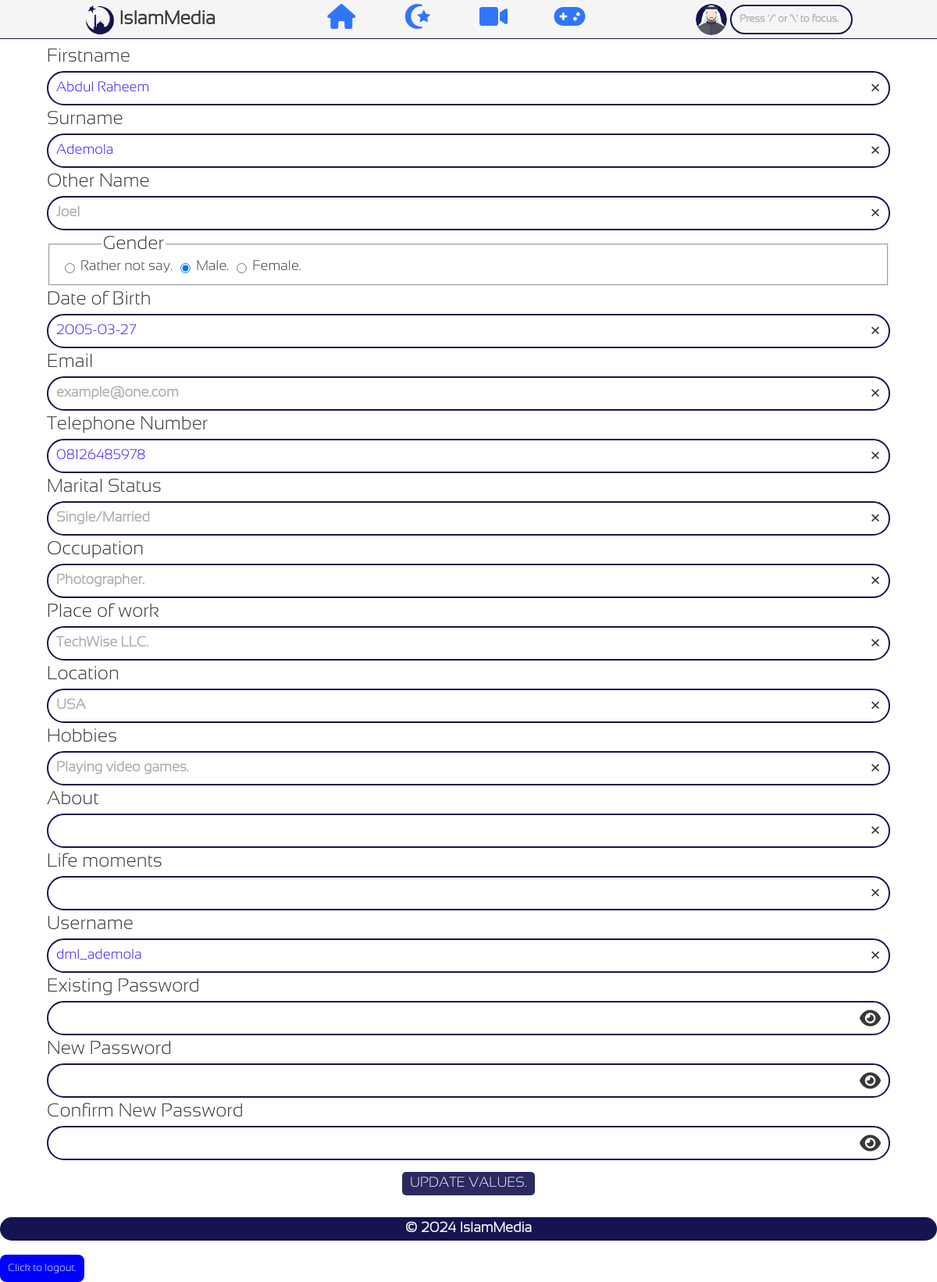
Screenshot of /edit_user_info.php (signed in) with the database file from the repository.
### tables this page shows
CREATE TABLE `users` (
  `userID` int(40) NOT NULL,
  `userImg` varchar(255) NOT NULL,
  `userName` varchar(255) NOT NULL,
  `passWord` varchar(255) NOT NULL,
  `firstName` varchar(255) NOT NULL,
  `surName` varchar(255) NOT NULL,
  `otherName` varchar(255) NOT NULL,
  `gender` varchar(40) NOT NULL,
  `dateOfBirth` date NOT NULL,
  `email` varchar(255) NOT NULL,
  `telephoneNumber` text NOT NULL,
  `maritalStatus` varchar(255) NOT NULL,
  `occupation` varchar(255) NOT NULL,
  `placeOfWork` varchar(255) NOT NULL,
  `location` varchar(255) NOT NULL,
  `hobbies` varchar(255) NOT NULL,
  `about` varchar(255) NOT NULL,
  `lifeMoments` text NOT NULL,
  `dateJoined` date NOT NULL DEFAULT current_timestamp(),
  `userType` varchar(255) NOT NULL DEFAULT 'user',
  `mailVerified` varchar(255) NOT NULL
);

### user_img.php (called while the page is built, shortened)
<?php
    $user_img = "uploads/profile_pics/" . sha1($_SESSION['islammedia_curr_user']);
    if (!file_exists($user_img)) {
        $stmt = $conn -> prepare("SELECT `gender` FROM `users` WHERE `userID`= ?;");
        $stmt -> bind_param("i", $_SESSION['islammedia_curr_user']);
        if ($stmt -> execute()) {
            $result = $stmt -> get_result();
        } else {
            $err = "Sorry, an error occurred, we are trying to fix it as soon as possible!";
            require("footer.php");
            exit;
        }
        if($result -> num_rows == 1) {
            while ($row = $result -> fetch_assoc()) {
                $gender = $row['gender'];
            }
        }
    }
?>

### edit_user_info.php (the view, shortened to what this page needs)
<?php
    require("connection.php");
    if($_SERVER['REQUEST_METHOD'] == "POST"){
        if (isset($_POST['firstname'])) {
            $firstname = sanitize_input($_POST['firstname']);
            $continue = 1;
        } else {
            $continue = 0;
        }
        if (isset($_POST['surname']) && $continue != 0) {
            $surname = sanitize_input($_POST['surname']);
            $continue = 1;
        } else {
            $continue = 0;
        }
        if (isset($_POST['other_name']) && $continue != 0) {
            $other_name = sanitize_input($_POST['other_name']);
            $continue = 1;
        } else {
            $continue = 0;
        }
        if (isset($_POST['gender']) && $continue != 0) {
            $gender = sanitize_input($_POST['gender']);
            $continue = 1;
        } else {
            $continue = 0;
        }
        if (isset($_POST['date_of_birth']) && $continue != 0) {
            $date_of_birth = sanitize_input($_POST['date_of_birth']);
            $continue = 1;
        } else {
            $continue = 0;
        }
        if (isset($_POST['email']) && $continue != 0) {
            $email = sanitize_input($_POST['email']);
            $continue = 1;
        } else {
            $continue = 0;
        }
        if (isset($_POST['telephone_number']) && $continue != 0) {
            $telephone_number = sanitize_input($_POST['telephone_number']);
            $continue = 1;
        } else {
            $continue = 0;
        }
        if (isset($_POST['marital_status']) && $continue != 0) {
            $marital_status = sanitize_input($_POST['marital_status']);
            $continue = 1;
        } else {
            $continue = 0;
        }
        if (isset($_POST['occupation']) && $continue != 0) {
            $occupation = sanitize_input($_POST['occupation']);
            $continue = 1;
        } else {
            $continue = 0;
        }
        if (isset($_POST['place_of_work']) && $continue != 0) {
            $place_of_work = sanitize_input($_POST['place_of_work']);
            $continue = 1;
        } else {
            $continue = 0;
        }
        if (isset($_POST['location']) && $continue != 0) {
            $location = sanitize_input($_POST['location']);
            $continue = 1;
        } else {
            $continue = 0;
        }
        if (isset($_POST['hobbies']) && $continue != 0) {
            $hobbies = sanitize_input($_POST['hobbies']);
            $continue = 1;
        } else {
            $continue = 0;
        }
        if (isset($_POST['about']) && $continue != 0) {
            $about = sanitize_input($_POST['about']);
            $continue = 1;
        } else {
            $continue = 0;
        }
        if (isset($_POST['life_moments']) && $continue != 0) {
            $life_moments = sanitize_input($_POST['life_moments']);
            $continue = 1;
        } else {
            $continue = 0;
        }
        if (isset($_POST['username']) && $continue != 0) {
            $username = sanitize_input($_POST['username']);
            $continue = 1;
        } else {
            $continue = 0;
        }
        if (isset($_POST['password']) && $continue != 0) {
            $password = sanitize_input($_POST['password'], FALSE);
            $continue = 1;
        } else {
            $continue = 0;
        }
        if (isset($_POST['npassword']) && $continue != 0) {
            $npassword = sanitize_input($_POST['npassword'], FALSE);
            $continue = 1;
        } else {
            $continue = 0;
        }
        if (isset($_POST['cpassword']) && $continue != 0) {
            $cpassword = sanitize_input($_POST['cpassword'], FALSE);
            $continue = 1;
        } else {
            $continue = 0;
        }
        if (isset($continue) && $continue == 1) {
            check_firstname();
        } else {
            $err = "The server received an incomplete request!";
            get_user_data();
        }
    } else {
       get_user_data();
    }
    function sanitize_input($data, $trim = TRUE){
        if($trim === TRUE){
            $data = trim($data);
        }
        $data = htmlentities($data, ENT_QUOTES);
        return $data;
    }
    function get_user_data() {
        global $conn, $firstname, $surname, $other_name, $gender, $date_of_birth, $email, $telephone_number, $marital_status, $occupation, $place_of_work, $location, $hobbies, $about, $life_moments, $username;
        $stmt = $conn -> prepare("SELECT `username`, `firstName`, `surName`, `otherName`, `gender`, `dateOfBirth`, `email`,`telephoneNumber`, `maritalStatus`, `occupation`, `placeOfWork`, `location`, `hobbies`, `about`, `lifeMoments` FROM `users` WHERE `userID`= ?;");
        $stmt -> bind_param("i", $_SESSION['islammedia_curr_user']);
        if($stmt -> execute()){
            $result = $stmt -> get_result();
        } else {
            $err = "Sorry, an error occurred, we are trying to fix it as soon as possible!";
            return;
        }
        if ($result -> num_rows == 1) {
            while ($row = $result->fetch_assoc()) {
                $firstname = $row['firstName'];
                $surname = $row['surName'];
                $other_name = $row['otherName'];
                $date_of_birth = $row['dateOfBirth'];
                $email = $row['email'];
                $telephone_number = $row['telephoneNumber'];
                $marital_status = $row['maritalStatus'];
                $occupation = $row['occupation'];
                $place_of_work = $row['placeOfWork'];
                $location = $row['location'];
                $hobbies = $row['hobbies'];
                $about = $row['about'];
                $life_moments = $row['lifeMoments'];
                $username = $row['username'];
            }
        } else {
            require('security.php');
            insert_suspect();
        }
    }
    require_once("header.php");
?>
    <form method="POST" action="<?php echo(sanitize_input($_SERVER['PHP_SELF'])); ?>" name="edit_profile" class="form1">
        <label for="firstname" class="label1">Firstname</label>
        <div class="input_div">
            <input type="text" class="input1" id="firstname" name="firstname" placeholder ="John" value="<?php if(isset($firstname)){ echo ($firstname);} ?>" autocomplete="off"/>
            <span class="post_input" onclick="empty_this(document.getElementById('firstname'))">&times;</span>
        </div>
        <label for="surname" class="label1">Surname</label>
        <div class="input_div">
            <input type="text" class="input1" id="surname" name="surname" placeholder ="Doe" value="<?php if(isset($surname)){ echo ($surname);} ?>" autocomplete="off"/>
            <span class="post_input" onclick="empty_this(document.getElementById('surname'))">&times;</span>
        </div>
        <label for="other_name" class="label1">Other Name</label>
        <div class="input_div">
            <input type="text" class="input1" id="other_name" name="other_name" placeholder ="Joel" value="<?php if(isset($other_name)){ echo ($other_name);} ?>" autocomplete="off"/>
            <span class="post_input" onclick="empty_this(document.getElementById('other_name'))">&times;</span>
        </div>
        <div class="div">
            <fieldset>
                <legend class="label1">Gender</legend>
                <div class="radio_input1">
                    <input type="radio" class="radio_input" id="rather_not_say" name="gender" value="r" <?php if((isset($gender) && $gender == "r") || empty($gender)){ echo ("checked"); } ?>/>
                    <label for="rather_not_say">Rather not say.</label>
                </div>
                <div class="radio_input1">
                    <input type="radio" class="radio_input" id="male" name="gender" value="m" <?php if(isset($gender) && $gender == "m"){ echo ("checked");} ?>/>
                    <label for="male">Male.</label>
                </div>
                <div class="radio_input1">
                    <input type="radio" class="radio_input" id="female" name="gender" value="f" <?php if(isset($gender) && $gender == "f"){ echo ("checked");} ?>/>
                    <label for="female">Female.</label>
                </div>
            </fieldset>
        </div>
        <label for="date_of_birth" class="label1">Date of Birth</label>
        <div class="input_div">
            <input type="text" class="input1" id="date_of_birth" name="date_of_birth" placeholder="DD-MM-YYYY or YYYY-MM-DD" value="<?php if(isset($date_of_birth)) {echo($date_of_birth);}; ?>" autocomplete="off"/>
            <span class="post_input" onclick="empty_this(document.getElementById('date_of_birth'))">&times;</span>
        </div>
        <label for="email" class="label1">Email</label>
        <div class="input_div">
            <input type="email" class="input1" id="email" name="email" placeholder="example@one.com" value="<?php if(isset($email)) {echo($email);}; ?>" autocomplete="off"/>
            <span class="post_input" onclick="empty_this(document.getElementById('email'))">&times;</span>
        </div>
        <label for="telephone_number" class="label1">Telephone Number</label>
        <div class="input_div">
            <input type="text" class="input1" id="telephone_number" name="telephone_number" placeholder="01**********56" value="<?php if(isset($telephone_number)) {echo($telephone_number);}; ?>" autocomplete="off"/>
            <span class="post_input" onclick="empty_this(document.getElementById('telephone_number'))">&times;</span>
        </div>
        <label for="marital_status" class="label1">Marital Status</label>
        <div class="input_div">
            <input type="text" class="input1" id="marital_status" name="marital_status" placeholder="Single/Married" value="<?php if(isset($marital_status)) {echo($marital_status);}; ?>" autocomplete="off"/>
            <span class="post_input" onclick="empty_this(document.getElementById('marital_status'))">&times;</span>
        </div>
        <label for="occupation" class="label1">Occupation</label>
        <div class="input_div">
            <input type="text" class="input1" id="occupation" name="occupation" placeholder="Photographer." value="<?php if(isset($occupation)) {echo($occupation);}; ?>" autocomplete="off"/>
            <span class="post_input" onclick="empty_this(document.getElementById('occupation'))">&times;</span>
        </div>
        <label for="place_of_work" class="label1">Place of work</label>
        <div class="input_div">
            <input type="text" class="input1" id="place_of_work" name="place_of_work" placeholder="TechWise LLC." value="<?php if(isset($place_of_work)) {echo($place_of_work);}; ?>" autocomplete="off"/>
            <span class="post_input" onclick="empty_this(document.getElementById('place_of_work'))">&times;</span>
        </div>
        <label for="location" class="label1">Location</label>
        <div class="input_div">
            <input type="text" class="input1" id="location" name="location" placeholder="USA" value="<?php if(isset($location)) {echo($location);}; ?>" autocomplete="off"/>
            <span class="post_input" onclick="empty_this(document.getElementById('location'))">&times;</span>
        </div>
        <label for="hobbies" class="label1">Hobbies</label>
        <div class="input_div">
            <input type="text" class="input1" id="hobbies" name="hobbies" placeholder="Playing video games." value="<?php if(isset($hobbies)) {echo($hobbies);}; ?>" autocomplete="off"/>
            <span class="post_input" onclick="empty_this(document.getElementById('hobbies'))">&times;</span>
        </div>
        <label for="about" class="label1">About</label>
        <div class="input_div">
            <input type="text" class="input1" id="about" name="about" placeholder="" value="<?php if(isset($about)) {echo($about);}; ?>" autocomplete="off"/>
            <span class="post_input" onclick="empty_this(document.getElementById('about'))">&times;</span>
        </div>
        <label for="life_moments" class="label1">Life moments</label>
        <div class="input_div">
            <input type="text" class="input1" id="life_moments" name="life_moments" placeholder="" value="<?php if(isset($life_moments)) {echo($life_moments);}; ?>" autocomplete="off"/>
            <span class="post_input" onclick="empty_this(document.getElementById('life_moments'))">&times;</span>
        </div>
        <label for="username" class="label1">Username</label>
        <div class="input_div">
            <input type="text" class="input1" id="username" name="username" placeholder="john_doe" value="<?php if(isset($username)) {echo($username);};?>" autocomplete="off"/>
            <span class="post_input" onclick="empty_this(document.getElementById('username'))">&times;</span>
        </div>
        <label for="password" class="label1">Existing Password</label>
        <div class="input_div">
            <input type="password" class="input1" id="password" name="password" value="" autocomplete="off"/>
            <span class="post_input icon1 icon" onclick="psw_vis(document.getElementById('password'), this)"></span>
        </div>
        <label for="npassword" class="label1">New Password</label>
        <div class="input_div">
            <input type="password" class="input1" id="npassword" name="npassword" value="" autocomplete="off"/>
            <span class="post_input icon1 icon" onclick="psw_vis(document.getElementById('npassword'), this)"></span>
        </div>
        <label for="cpassword" class="label1">Confirm New Password</label>
        <div class="input_div">
            <input type="password" class="input1" id="cpassword" name="cpassword" value="" autocomplete="off"/>
            <span class="post_input icon1 icon" onclick="psw_vis(document.getElementById('cpassword'), this)"></span>
        </div>
        <div class="center div">
            <button type="submit" class="submit_button">UPDATE VALUES.</button>
        </div>
    </form>
<?php
    require_once("footer.php");
?>

### rows the page displays
users: firstname "Abdul Raheem", surname "Ademola", gender "☐ Rather not say.", gender "☑ Male.", gender "☐ Female.", date_of_birth "2005-03-27", telephone_number "08126485978", username "dml_ademola"
